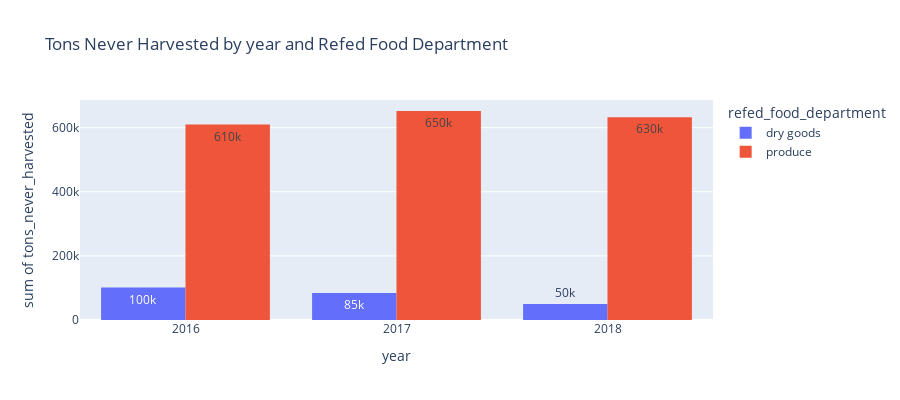

The cell this chart's notebook holds for it:
### Code cell
# !pip3 install plotly
import plotly.express as px
fig = px.histogram(out, x="year", y="tons_never_harvested",
             color='refed_food_department', barmode='group',
             histfunc='sum',
             height=400, text_auto='.2s',
            title="Tons Never Harvested by year and Refed Food Department")
fig.show()

### Figure 1 — Plotly figure (JSON) as saved in the notebook; plotly's stock layout.template omitted (floating-point values rounded to 4 significant figures)
{"data": [{"alignmentgroup": "True", "bingroup": "x", "histfunc": "sum", "hovertemplate": "refed_food_department=dry goods<br>year=%{x}<br>sum of tons_never_harvested=%{y}<extra></extra>", "legendgroup": "dry goods", "marker": {"color": "#636efa", "pattern": {"shape": ""}}, "name": "dry goods", "offsetgroup": "dry goods", "orientation": "v", "showlegend": true, "texttemplate": "%{value:.2s}", "type": "histogram", "x": [2016, 2017, 2018], "xaxis": "x", "y": [101240, 84545, 49610.0], "yaxis": "y"}, {"alignmentgroup": "True", "bingroup": "x", "histfunc": "sum", "hovertemplate": "refed_food_department=produce<br>year=%{x}<br>sum of tons_never_harvested=%{y}<extra></extra>", "legendgroup": "produce", "marker": {"color": "#EF553B", "pattern": {"shape": ""}}, "name": "produce", "offsetgroup": "produce", "orientation": "v", "showlegend": true, "texttemplate": "%{value:.2s}", "type": "histogram", "x": [2016, 2017, 2018], "xaxis": "x", "y": [609800.0, 652000.0, 632600.0], "yaxis": "y"}], "layout": {"barmode": "group", "height": 400, "legend": {"title": {"text": "refed_food_department"}, "tracegroupgap": 0}, "title": {"text": "Tons Never Harvested by year and Refed Food Department"}, "xaxis": {"anchor": "y", "domain": [0, 1], "title": {"text": "year"}}, "yaxis": {"anchor": "x", "domain": [0, 1], "title": {"text": "sum of tons_never_harvested"}}}}
